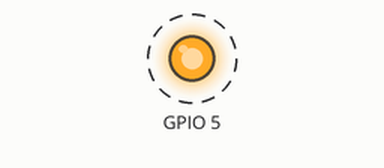
The program below on a simulated Raspberry Pi (BCM pin numbers). Shown: output pins drawn as LEDs (lit = HIGH). Dashed ring = blinking.

Above: at 0.5 s.
Timing chart, 0 to 4.6 s (numbered marks = the images above):
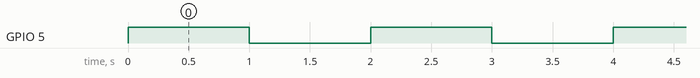

Measured:
- by itself, GPIO 5: alternates HIGH for 1.0 s and LOW for 1.0 s

The program:

test.py
```python
import gpiod
import time

led_pin  = 5

chip = gpiod.Chip('gpiochip4')

led_line = chip.get_line(led_pin)

led_line.request(consumer="LED", type=gpiod.LINE_REQ_DIR_OUT)

try:
    while True:
        led_line.set_value(1)
        time.sleep(1)
        led_line.set_value(0)
        time.sleep(1)
finally:
    led_line.release()
```
